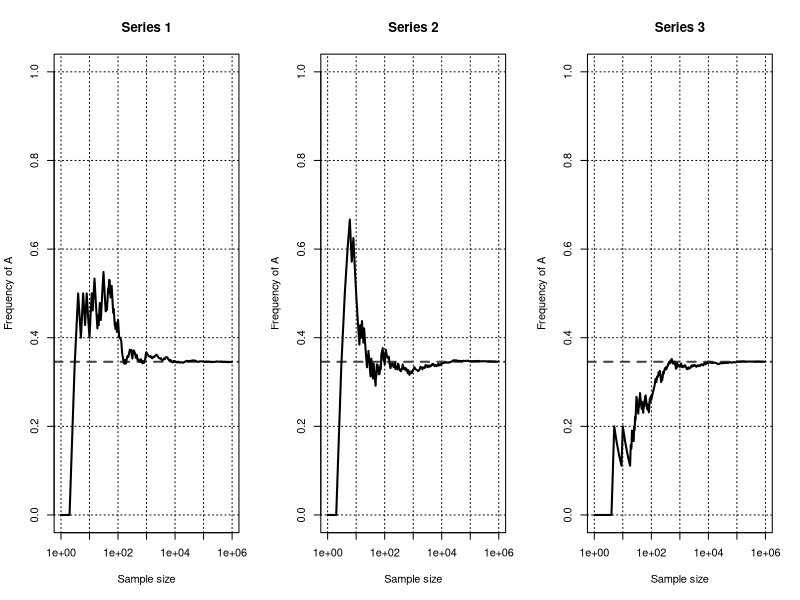

Here is the R script that generated this plot:
## ---- chunk 1
options(width = 300)
# options(encoding = 'UTF-8')
knitr::opts_chunk$set(
  fig.width = 7, fig.height = 5, 
  fig.path = 'figures/03_concepts_proba_',
  fig.align = "center", 
  size = "tiny", 
  echo = TRUE, eval = TRUE, 
  warning = FALSE, message = FALSE, 
  results = TRUE, comment = "")
# knitr::asis_output("\\footnotesize")

## ---- chunk 2
################################################################
## Illustration of the frequential definition of probability.
##
## We generate a fake genomic sequence having the same nucleotide 
## composition as Mycoplasma genitalium, and perform a random sampling.  


## Parameters for the sampling of nucleotides in the Mycoplasma genome

## Instantiate a vector with the count of occurrences per residue
## in the whole genome of Mycoplasma genitalium.
nt.counts.mycoplasma <- c("A" = 200543,
                          "C" = 91524,
                          "G" = 92312,
                          "T" = 195695)
genome.size.mycoplasma <- sum(nt.counts.mycoplasma)

## Compute genome size
L <- sum(nt.counts.mycoplasma)  ## Genome length
N <- 1.0e+6           ## Samplin size
x.values <- c(1:100,10*(11:100),100*(11:100),1000*(11:100),10000*(11:100)) ## Values to be plotted (plotting the 10^6 values would generate a huge file where most points are not even visible)


## For the sake of storage economy, rather than analyzing the actual
## genome sequence, we generate a fake genome of the same size as 
## Mycoplasma genitalium, and with the same nucleotide frequencies 
## (but where residues are sorted alphabetically). Since the sampling 
## is done in a position-independent way this does not affect the result.
genome <- rep(names(nt.counts.mycoplasma), nt.counts.mycoplasma)

## Calculate the probability of the A residue
p.A <- nt.counts.mycoplasma["A"]/genome.size.mycoplasma


## Generate four plots illustrating the convergence of the realization frequency of an event (sampling of nucleotide A in Myciplasma genome) towards the probability of this event (frequency of this nucleotide in the whole genome).
par(mfrow=c(1,3)) ## Four panels per figure

## Perform 4 independent trials, to give an idea of the variability of the initial frequencies
for (i in 1:3) {
  
  ## Sample residues in the fake genome
  res.sample <- sample(genome,size=N,replace=T)
  
  ## Count the cumulative sum of adenine residues
  A.cumsum <- cumsum(res.sample == "A")
  A.cumfreq <- A.cumsum/(1:N)
  
  plot(x.values, A.cumfreq[x.values],
       col="black",
       log="x",
       type="l",
       main=paste("Series", i),
       xlab="Sample size",
       ylab="Frequency of A",
       panel.first=c(grid(col="black"),
         abline(h=p.A,col="#444444", lwd=2,lty="dashed")),
       ylim=c(0,1), lwd=2
       )
  
}
par(mfrow=c(1,1)) ## Restore default plot parameters
